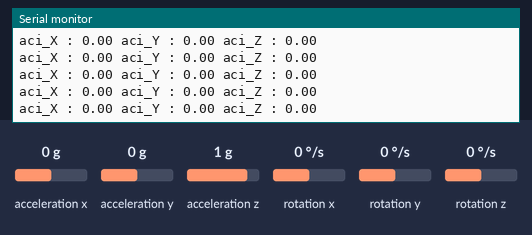
The sketch below on a simulated Arduino Uno, built with avr-gcc and run on an emulated ATmega328P. Shown: the last lines printed to the serial monitor. The inputs (shaded band) are chosen by the test bench; at power-on: acceleration x 0 g, acceleration y 0 g, acceleration z 1 g, rotation z 0 °/s, rotation x 0 °/s, rotation y 0 °/s.

Above: at 4.2 s.
4.3 s: acceleration x set to -1.4 g
At 4.35 s:
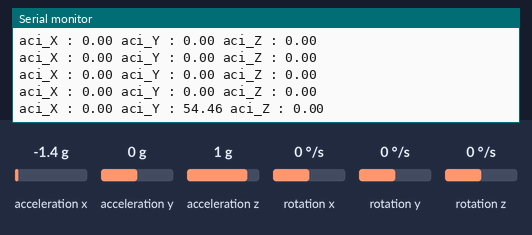
5.8 s: acceleration y set to -1.4 g
At 5.8 s:
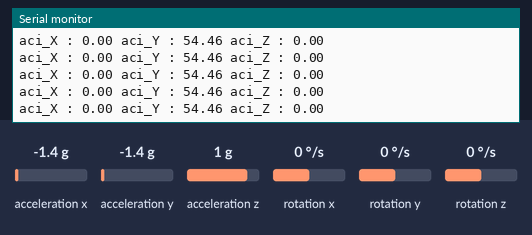
8.8 s: acceleration x set to 0 g
At 8.8 s:
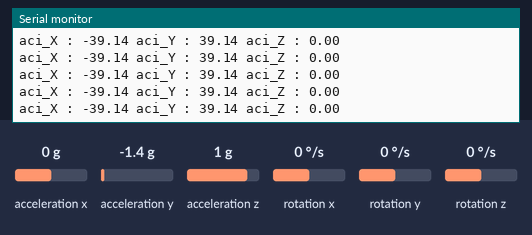
11.8 s: acceleration z set to -1.4 g
At 11.8 s:
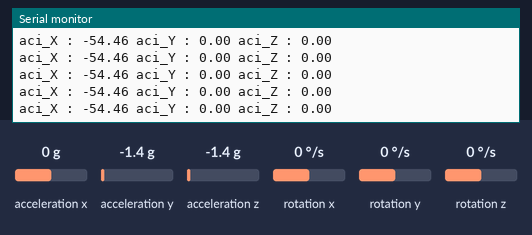
13.3 s: rotation z set to -192 °/s
At 13.35 s:
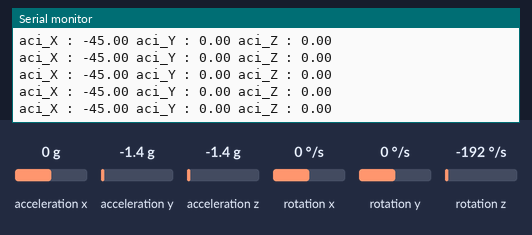
Timing chart, 0 to 15.8 s (numbered marks = the images above; inputs shaded):
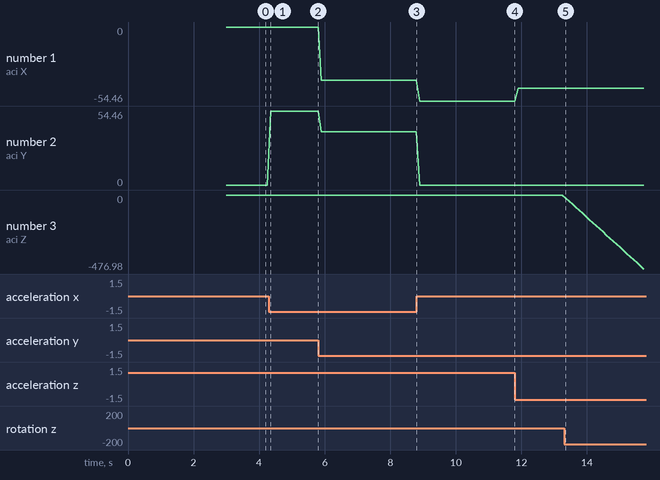

Measured:
- after the input at 4.3 s, the serial monitor: prints a new line after 0.05 s (image 1)
- plotted number 1: 0 → -39.14 after the input at 5.8 s, -39.14 → -54.46 after the input at 8.8 s, -54.46 → -45 after the input at 11.8 s
- plotted number 2: 0 → 54.46 after the input at 4.3 s, 54.46 → 39.14 after the input at 5.8 s
- plotted number 3: 0 → -476.98 after the input at 13.3 s

The sketch:

Gyro.ino
```cpp
#include <MPU6050_tockn.h> //https://github.com/tockn/MPU6050_tockn
#include <Wire.h>

MPU6050 mpu6050(Wire);

void setup() {
  Serial.begin(9600);

  //MPU sensör başlatma ayarları. İlk başlamada kartı stabil tutun. Gyro ofsetleri belirler.
  Wire.begin();
  mpu6050.begin();
  Serial.println("MPU-6050 sensör bulundu kartı oynatmadan bekleyin");
  mpu6050.calcGyroOffsets(true);
}

void loop() {
  mpu6050.update();//verileri güncellemek için gerekli
  Serial.print("aci_X : ");
  Serial.print(mpu6050.getAngleX());
  Serial.print(" aci_Y : ");
  Serial.print(mpu6050.getAngleY());
  Serial.print(" aci_Z : ");
  Serial.println(mpu6050.getAngleZ());
  delay(100);
}
```
